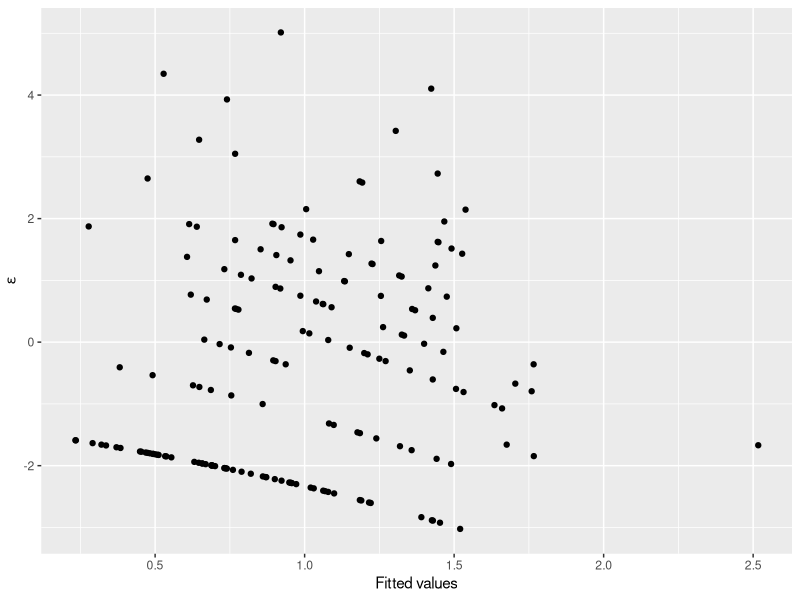
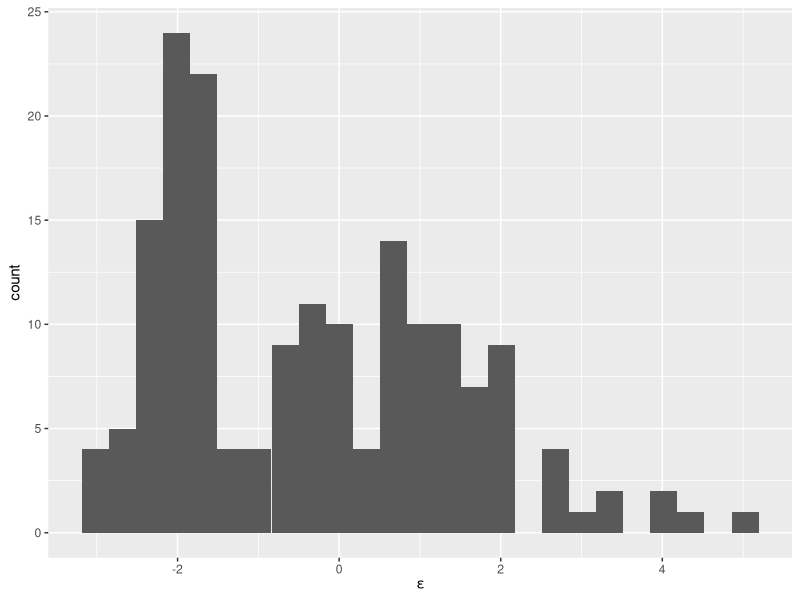
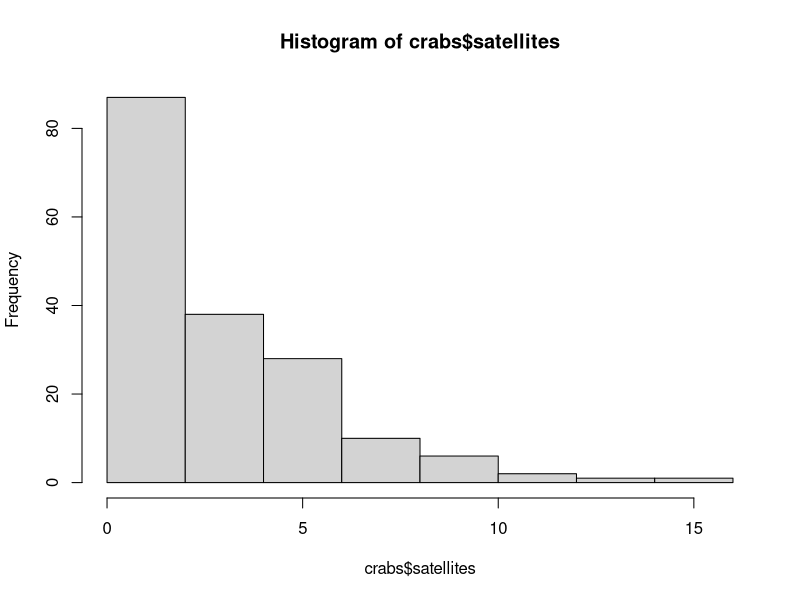
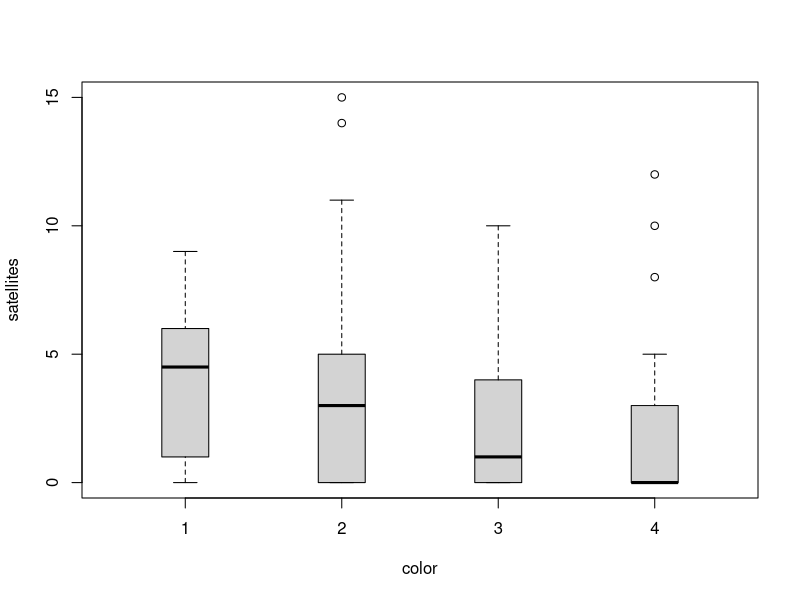
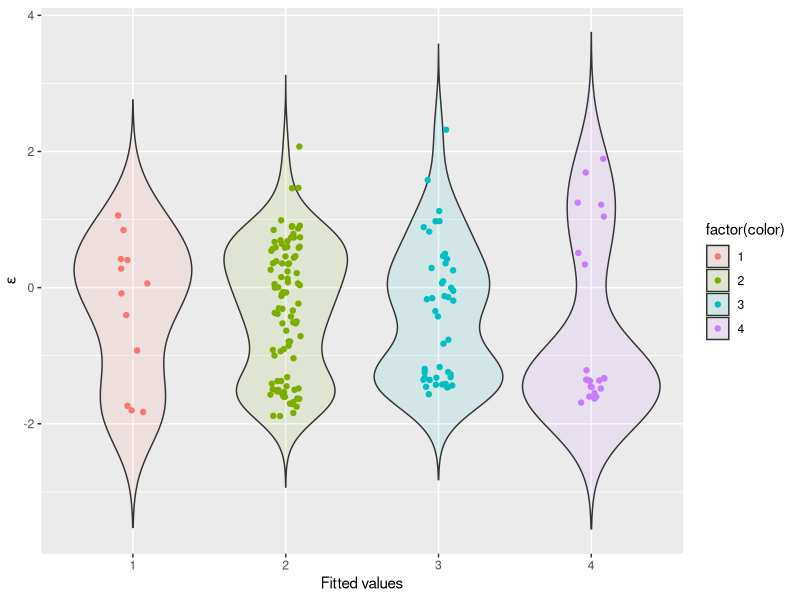
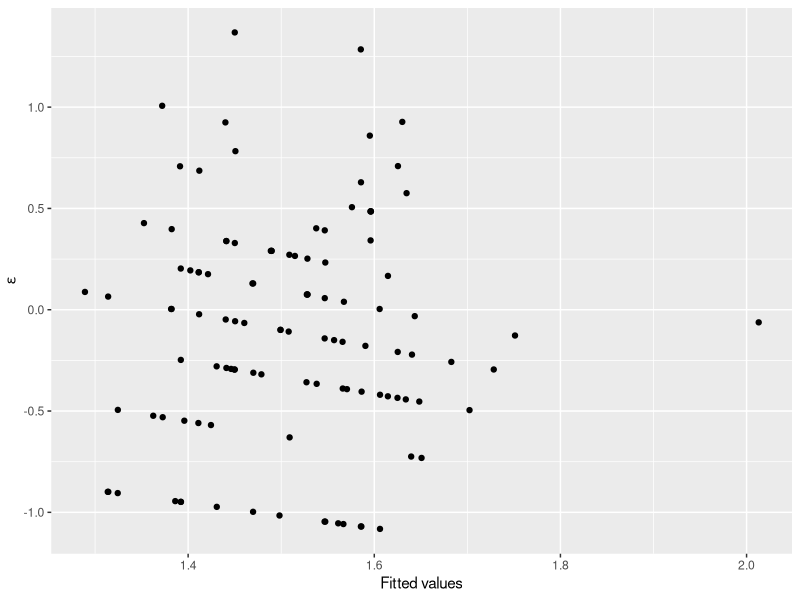
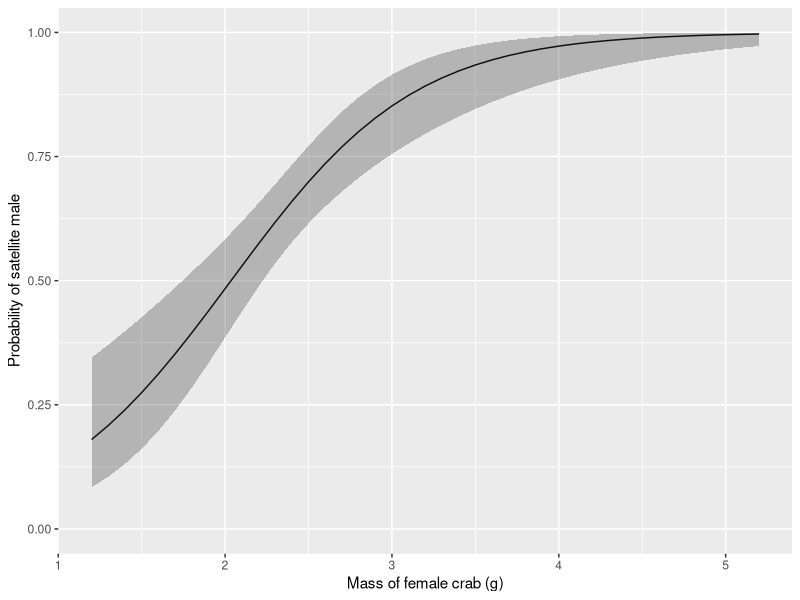
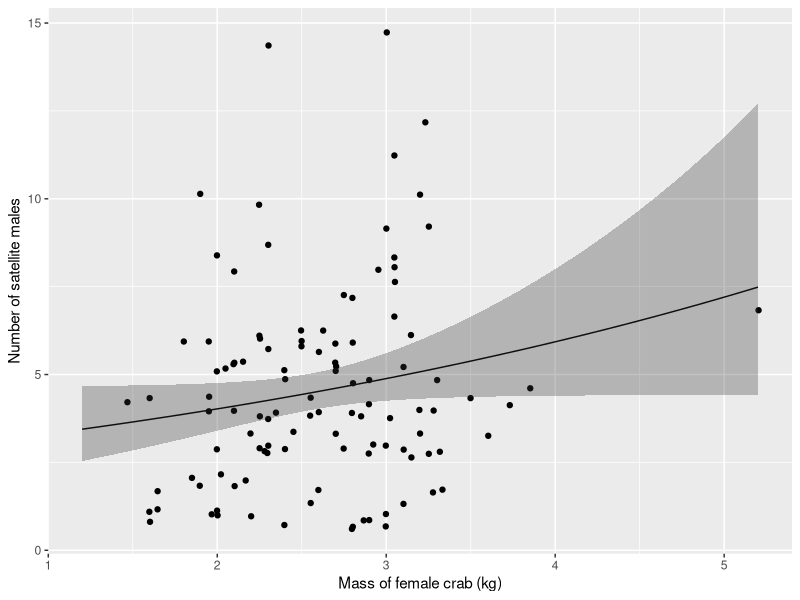

These figures' R source, in order:
## ---- chunk 1
library(tidyverse) # For all the good stuff in life
library(boot) # For inv.logit() function
library(MASS) # For negative.binomial family in glm()
## ---- chunk 2
# Read in the data. These data also are available through
# the glm2 package in R.
crabs <- read.csv("data/crabs.csv", header = TRUE)

# Have a look-see
head(crabs)
str(crabs)
## ---- chunk 3
# We want to convert color to
# a factor right off the bat
crabs$color <- as.factor(crabs$color)
## ---- chunk 4
# Fit a model
count_mod <- glm(
  satellites ~ width + mass + spine + color,
  data = crabs,
  family = "poisson"(link = log)
)
## ---- chunk 5
ggplot(count_mod, aes(x = .fitted, y = .resid)) +
  geom_jitter() +
  xlab("Fitted values") +
  ylab(expression(paste(epsilon)))
## ---- chunk 6
ggplot(count_mod, aes(x = .resid)) +
  geom_histogram(bins = 25) +
  xlab(expression(paste(epsilon)))
## ---- chunk 7
mean(count_mod$residuals)
## ---- chunk 8
median(count_mod$residuals)
## ---- chunk 9
shapiro.test(count_mod$residuals)
## ---- chunk 10
hist(crabs$satellites)
## ---- chunk 11
boxplot(satellites ~ color, data = crabs, boxwex = 0.3)
## ---- chunk 12
neg_mod <- glm(satellites ~ width + mass + color,
  data = crabs,
  family = "negative.binomial"(theta = 1)
)
## ---- chunk 13
ggplot(neg_mod, aes(x = color, y = .resid, fill = factor(color))) +
  geom_violin(alpha = 0.1, trim = FALSE) +
  geom_jitter(aes(color = factor(color)), width = .1) +
  xlab("Fitted values") +
  ylab(expression(paste(epsilon)))
## ---- chunk 14
AIC(count_mod, neg_mod)
## ---- chunk 15
# Make a new column for count
# and absence (of satellite males)
# and initialize to zero
crabs$present <- 0

# Assign a '1' if any satellites were
# observed
crabs$present[crabs$satellites > 0] <- 1
## ---- chunk 16
step1 <- glm(present ~ mass, data = crabs, family = "binomial")
summary(step1)
## ---- chunk 17
# Make a model relating the number
# of satellite males to the mass
# of female crabs
step2 <- glm(
  satellites ~ mass,
  data = crabs[crabs$satellites != 0, ],
  family = "negative.binomial"(theta = 1)
)

# Print a summary of the model
summary(step2)
## ---- chunk 18
ggplot(step2, aes(x = .fitted, y = .resid)) +
  geom_jitter() +
  xlab("Fitted values") +
  ylab(expression(paste(epsilon)))
## ---- chunk 19
# Sequences of new masses based on the min and max observed
# in our data
new_mass <- data.frame(mass = seq(min(crabs$mass), max(crabs$mass), .1))

# Make predictions using step1 model and the new_mass df
count_preds <- data.frame(
  predict(step1, newdata = new_mass, type = "link", se.fit = TRUE)
)

# Get 95% confidence intervals
count_preds$lwr <- count_preds$fit + count_preds$se.fit * qnorm(0.025)
count_preds$upr <- count_preds$fit + count_preds$se.fit * qnorm(0.975)

# Invert the logit-link function
count_preds <- apply(count_preds, 2, boot::inv.logit)

# Combine the new masses and the predictions with which
# they are associated
pres_preds <- data.frame(new_mass, count_preds)
## ---- chunk 20
ggplot(pres_preds, aes(x = mass, y = fit)) +
  geom_line() +
  geom_ribbon(aes(ymin = lwr, ymax = upr, color = NULL), alpha = .3) +
  scale_y_continuous(limits = c(0, 1)) +
  xlab("Mass of female crab (g)") +
  ylab("Probability of satellite male")
## ---- chunk 21
# Sequences of new masses based on the min and max observed
# in our data
new_mass <- data.frame(mass = seq(min(crabs$mass), max(crabs$mass), .1))

# Make predictions using step2 model and the new_mass df
count_preds <- data.frame(
  predict(step2, newdata = new_mass, type = "link", se.fit = TRUE)
)

# Get 95% confidence intervals
count_preds$lwr <- count_preds$fit + count_preds$se.fit * qnorm(0.025)
count_preds$upr <- count_preds$fit + count_preds$se.fit * qnorm(0.975)

# Invert the log link function
count_preds <- apply(count_preds, 2, exp)

# Combine the new masses and the predictions with which
# they are associated - overwriting on the fly - yuck!!
count_preds <- data.frame(new_mass, count_preds)
## ---- chunk 22
ggplot(count_preds, aes(x = mass, y = fit)) +
  geom_line() +
  geom_jitter(aes(x = mass, y = satellites), data = crabs[crabs$satellites > 0, ]) +
  geom_ribbon(aes(ymin = lwr, ymax = upr, color = NULL), alpha = .3) +
  xlab("Mass of female crab (kg)") +
  ylab("Number of satellite males")
